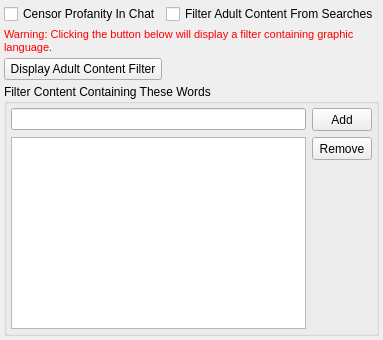
     <widget class="QWidget" name="pageParental">
      <layout class="QGridLayout" name="gridLayout_82">
       <property name="margin">
        <number>4</number>
       </property>
       <property name="spacing">
        <number>4</number>
       </property>
       <item row="0" column="0">
        <widget class="QCheckBox" name="checkBoxCensor">
         <property name="text">
          <string>Censor Profanity In Chat</string>
         </property>
        </widget>
       </item>
       <item row="0" column="1">
        <widget class="QCheckBox" name="checkBoxFilterAdult">
         <property name="text">
          <string>Filter Adult Content From Searches</string>
         </property>
         <property name="checked">
          <bool>false</bool>
         </property>
        </widget>
       </item>
       <item row="1" column="0" colspan="2">
        <widget class="QLabel" name="label_5">
         <property name="text">
          <string>&lt;!DOCTYPE HTML PUBLIC &quot;-//W3C//DTD HTML 4.0//EN&quot; &quot;http://www.w3.org/TR/REC-html40/strict.dtd&quot;&gt;
&lt;html&gt;&lt;head&gt;&lt;meta name=&quot;qrichtext&quot; content=&quot;1&quot; /&gt;&lt;style type=&quot;text/css&quot;&gt;
p, li { white-space: pre-wrap; }
&lt;/style&gt;&lt;/head&gt;&lt;body style=&quot; font-family:'MS Shell Dlg 2'; font-size:8.25pt; font-weight:400; font-style:normal;&quot;&gt;
&lt;p style=&quot; margin-top:0px; margin-bottom:0px; margin-left:0px; margin-right:0px; -qt-block-indent:0; text-indent:0px;&quot;&gt;&lt;span style=&quot; font-size:8pt; color:#ff0000;&quot;&gt;Warning: Clicking the button below will display a filter containing graphic language.&lt;/span&gt;&lt;/p&gt;&lt;/body&gt;&lt;/html&gt;</string>
         </property>
         <property name="wordWrap">
          <bool>true</bool>
         </property>
        </widget>
       </item>
       <item row="2" column="0">
        <widget class="QPushButton" name="pushButtonShowAdultFilter">
         <property name="text">
          <string>Display Adult Content Filter</string>
         </property>
        </widget>
       </item>
       <item row="3" column="0" colspan="2">
        <widget class="QGroupBox" name="groupBoxAdultFilter">
         <property name="sizePolicy">
          <sizepolicy hsizetype="Preferred" vsizetype="MinimumExpanding">
           <horstretch>0</horstretch>
           <verstretch>0</verstretch>
          </sizepolicy>
         </property>
         <property name="minimumSize">
          <size>
           <width>0</width>
           <height>100</height>
          </size>
         </property>
         <property name="maximumSize">
          <size>
           <width>16777215</width>
           <height>16777215</height>
          </size>
         </property>
         <property name="title">
          <string>Filter Content Containing These Words</string>
         </property>
         <layout class="QGridLayout" name="gridLayout_70">
          <property name="margin">
           <number>4</number>
          </property>
          <item row="0" column="0">
           <widget class="QLineEdit" name="lineEditAdultFilter"/>
          </item>
          <item row="1" column="0" rowspan="2">
           <widget class="QListWidget" name="listWidgetAdultFilter">
            <property name="sizePolicy">
             <sizepolicy hsizetype="Expanding" vsizetype="Expanding">
              <horstretch>0</horstretch>
              <verstretch>0</verstretch>
             </sizepolicy>
            </property>
            <property name="minimumSize">
             <size>
              <width>0</width>
              <height>0</height>
             </size>
            </property>
            <property name="sortingEnabled">
             <bool>true</bool>
            </property>
           </widget>
          </item>
          <item row="0" column="1">
           <widget class="QPushButton" name="pushButtonAddWord">
            <property name="minimumSize">
             <size>
              <width>60</width>
              <height>23</height>
             </size>
            </property>
            <property name="maximumSize">
             <size>
              <width>60</width>
              <height>23</height>
             </size>
            </property>
            <property name="text">
             <string>Add</string>
            </property>
           </widget>
          </item>
          <item row="1" column="1">
           <widget class="QPushButton" name="pushButtonRemoveWord">
            <property name="minimumSize">
             <size>
              <width>60</width>
              <height>23</height>
             </size>
            </property>
            <property name="maximumSize">
             <size>
              <width>60</width>
              <height>23</height>
             </size>
            </property>
            <property name="text">
             <string>Remove</string>
            </property>
           </widget>
          </item>
         </layout>
        </widget>
       </item>
      </layout>
     </widget>
